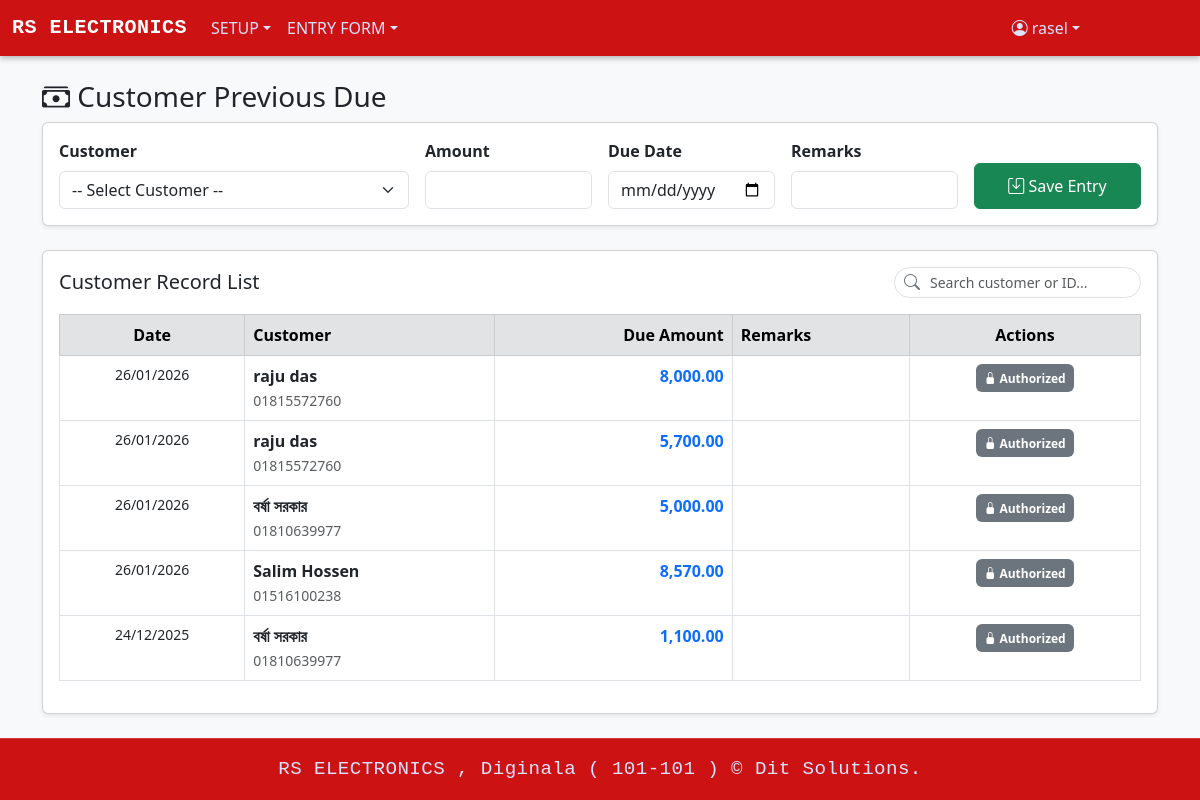
Page /previous_due.php (signed in) on the committed database.
### tables this page shows
CREATE TABLE `menu_info` (
  `MENU_ID` int(11) NOT NULL,
  `MENU_NAME` varchar(100) NOT NULL,
  `MENU_LINK` varchar(255) DEFAULT NULL,
  `PARENT_ID` int(11) DEFAULT NULL
);

CREATE TABLE `customer_previous_due` (
  `prev_due_id` varchar(50) NOT NULL,
  `customer_id` varchar(100) NOT NULL,
  `previous_due_amount` decimal(18,2) NOT NULL,
  `due_date` date DEFAULT NULL,
  `remarks` varchar(255) DEFAULT NULL,
  `entry_user` varchar(200) DEFAULT NULL,
  `entry_date` date DEFAULT NULL,
  `edit_user` varchar(200) DEFAULT NULL,
  `edit_date` datetime DEFAULT NULL,
  `delete_user` varchar(200) DEFAULT NULL,
  `delete_date` datetime DEFAULT NULL,
  `authorized_status` char(1) DEFAULT 'N',
  `authorized_user` varchar(100) DEFAULT NULL,
  `authorized_date` datetime DEFAULT NULL,
  `org_code` varchar(20) NOT NULL,
  `br_code` varchar(20) NOT NULL
);

CREATE TABLE `customer_info` (
  `customer_id` varchar(100) NOT NULL,
  `customer_name` varchar(200) DEFAULT NULL,
  `address` varchar(500) DEFAULT NULL,
  `customer_phone` varchar(15) DEFAULT NULL,
  `email` varchar(200) DEFAULT NULL,
  `reg_date` date DEFAULT NULL,
  `next_payment_date` date DEFAULT NULL,
  `gurantor_name` varchar(200) DEFAULT NULL,
  `gurantor_phone` varchar(15) DEFAULT NULL,
  `nid` varchar(50) DEFAULT NULL,
  `entry_date` datetime DEFAULT NULL,
  `entry_user` varchar(200) DEFAULT NULL,
  `edit_date` datetime DEFAULT NULL,
  `edit_user` varchar(200) DEFAULT NULL,
  `delete_user` varchar(200) DEFAULT NULL,
  `delete_date` datetime DEFAULT NULL,
  `delete_status` varchar(10) DEFAULT NULL,
  `org_code` varchar(20) NOT NULL,
  `br_code` varchar(20) NOT NULL
);

### previous_due.php (the view, shortened to what this page needs)
<?php
require 'db.php';
$user       = $_SESSION['user'] ?? null;
$brCode     = $user['br_code'] ?? '';
$orgCode    = $user['org_code'] ?? '';
$canInsert  = $user['can_insert'] ?? 0;
$canEdit    = $user['can_edit'] ?? 0;
$canDelete  = $user['can_delete'] ?? 0;
$canApprove = $user['can_approve'] ?? 0;
$prevDueList = $pdo->query("SELECT p.*, c.customer_name, c.customer_phone FROM customer_previous_due p JOIN customer_info c ON p.customer_id=c.customer_id WHERE p.br_code='$brCode' AND p.org_code='$orgCode' ORDER BY p.entry_date DESC")->fetchAll();
?>
<!DOCTYPE html>
<html lang="en">
<head>
    <link href="https://cdn.jsdelivr.net/npm/bootstrap@5.3.0/dist/css/bootstrap.min.css" rel="stylesheet">
    <link rel="stylesheet" href="https://cdn.jsdelivr.net/npm/bootstrap-icons@1.11.3/font/bootstrap-icons.min.css">
</head>
<body class="bg-light">
<?php include 'header.php'; ?>
<div class="container py-4">
    <h3><i class="bi bi-cash-stack"></i> Customer Previous Due</h3>
    <div class="card shadow-sm mb-4" id="form_card">
        <div class="card-body">
            <form method="post" id="mainForm">
                <div class="row g-3">
                    <div class="col-md-4">
                        <label class="form-label fw-bold">Customer</label>
                        <select name="customer_id" id="f_customer" class="form-select" required>
                            <option value="">-- Select Customer --</option>
                        </select>
                    </div>
                    <div class="col-md-2">
                        <label class="form-label fw-bold">Amount</label>
                        <input type="number" step="0.01" name="due_amount" id="f_amount" class="form-control" required>
                    </div>
                    <div class="col-md-2">
                        <label class="form-label fw-bold">Due Date</label>
                        <input type="date" name="due_date" id="f_date" class="form-control">
                    </div>
                    <div class="col-md-2">
                        <label class="form-label fw-bold">Remarks</label>
                        <input type="text" name="remarks" id="f_remarks" class="form-control">
                    </div>
                    <div class="col-md-2 d-grid" id="btn_container">
                        <?php if($canInsert): ?>
                            <button type="submit" class="btn btn-success mt-4"><i class="bi bi-save"></i> Save Entry</button>
                        <?php else: ?>
                            <small class="text-danger mt-4 text-center">No permission</small>
                        <?php endif; ?>
                    </div>
                </div>
            </form>
        </div>
    </div>
    <div class="card shadow-sm">
        <div class="card-body">
            <div class="d-flex justify-content-between align-items-center mb-3">
                <h5 class="mb-0">Customer Record List</h5>
                <div class="search-box">
                    <i class="bi bi-search"></i>
                    <input type="text" id="globalSearch" class="form-control form-control-sm" placeholder="Search customer or ID...">
                </div>
            </div>
            <div class="table-responsive">
                <table class="table table-bordered table-hover border-3">
                    <thead class="table-secondary">
                        <tr>
                            <th class="text-center">Date</th>
                            <th>Customer</th>
                            <th class="text-end">Due Amount</th>
                            <th>Remarks</th>
                            <th class="text-center">Actions</th>
                        </tr>
                    </thead>
                    <tbody id="tableBody">
                        <?php foreach($prevDueList as $d):
                            $isAuth = ($d['authorized_status'] == 'Y');
                        ?>
                        <tr class="<?= $isAuth ? 'bg-light' : '' ?>">
                            <td class="text-center small"><?= date('d/m/Y', strtotime($d['entry_date'])) ?></td>
                            <td>
                                <strong><?= htmlspecialchars($d['customer_name']) ?></strong><br>
                                <small class="text-muted"><?= $d['customer_phone'] ?></small>
                            </td>
                            <td class="text-end fw-bold text-primary"><?= number_format($d['previous_due_amount'], 2) ?></td>
                            <td><small><?= htmlspecialchars($d['remarks']) ?></small></td>
                            <td>
                                <div class="d-flex gap-1 justify-content-center">
                                    <?php if(!$isAuth): ?>
                                        <?php if($canEdit): ?>
                                            <button class="btn btn-primary btn-action" onclick="editRow('<?= $d['prev_due_id'] ?>', '<?= $d['customer_id'] ?>', '<?= $d['previous_due_amount'] ?>', '<?= $d['due_date'] ?>', '<?= addslashes($d['remarks']) ?>')">
                                                <i class="bi bi-pencil"></i> Edit
                                            </button>
                                        <?php endif; ?>
                                        <?php if($canApprove): ?>
                                            <button class="btn btn-success btn-action" onclick="runAction('approve_id', '<?= $d['prev_due_id'] ?>', 'Approve this record?')">
                                                <i class="bi bi-check-lg"></i> Approve
                                            </button>
                                        <?php endif; ?>
                                        <?php if($canDelete): ?>
                                            <button class="btn btn-danger btn-action" onclick="runAction('delete_id', '<?= $d['prev_due_id'] ?>', 'Delete this record?')">
                                                <i class="bi bi-trash"></i> Delete
                                            </button>
                                        <?php endif; ?>
                                    <?php else: ?>
                                        <span class="badge bg-secondary py-2"><i class="bi bi-lock-fill"></i> Authorized</span>
                                    <?php endif; ?>
                                </div>
                            </td>
                        </tr>
                        <?php endforeach; ?>
                    </tbody>
                </table>
            </div>
        </div>
    </div>
</div>
<?php include 'footer.php'; ?>
</body>
</html>

### header.php (shortened to what this page needs)
<?php
$loginUserTypeId = $_SESSION['user']['user_type_id'] ?? '';
$loginUserId     = $_SESSION['user']['user_id'] ?? '';
$sqlMenus = "SELECT m.MENU_ID, m.MENU_NAME, m.MENU_LINK, m.PARENT_ID
             FROM menu_info m
             INNER JOIN user_menu_view_permission ump
                 ON m.MENU_ID = ump.MENU_ID
             WHERE ump.USER_TYPE_ID = :user_type_id
               AND ump.CAN_VIEW = true
             ORDER BY m.MENU_ID";
$stmtMenus = $pdo->prepare($sqlMenus);
$stmtMenus->execute(['user_type_id' => $loginUserTypeId]);
$menus = $stmtMenus->fetchAll(PDO::FETCH_ASSOC);
$menuTree = [];
foreach ($menus as $menu) {
    $parentId = $menu['PARENT_ID'] ?: 0;
    $menuTree[$parentId][] = $menu;
}
?>
<!DOCTYPE html>
<html lang="en">
<head>
    <link href="https://cdn.jsdelivr.net/npm/bootstrap@5.3.0/dist/css/bootstrap.min.css" rel="stylesheet">
    <link href="https://cdn.jsdelivr.net/npm/bootstrap-icons@1.10.5/font/bootstrap-icons.css" rel="stylesheet">
</head>
<body>
<nav class="navbar navbar-expand-lg navbar-dark">
    <div class="container-fluid">
        <a class="navbar-brand" href="home.php">
            <?= htmlspecialchars($_SESSION['user']['org_name'] ?? 'Stock36') ?>
        </a>
        <div class="collapse navbar-collapse" id="navbarContent">
            <ul class="navbar-nav me-auto mb-2 mb-lg-0">
                <?php
                if (isset($menuTree[0])) {
                    foreach ($menuTree[0] as $menu) {
                        $menuId = $menu['MENU_ID'];
                        if (isset($menuTree[$menuId])) {
                            echo '<li class="nav-item dropdown">';
                            echo '<a class="nav-link dropdown-toggle" href="#" role="button" data-bs-toggle="dropdown">'
                                . htmlspecialchars($menu['MENU_NAME']) . '</a>';
                            echo '<ul class="dropdown-menu">';
                            echo '</ul></li>';
                        } else {
                            echo '<li class="nav-item">';
                            echo '<a class="nav-link" href="' . htmlspecialchars($menu['MENU_LINK']) . '">'
                                . htmlspecialchars($menu['MENU_NAME']) . '</a></li>';
                        }
                    }
                }
                ?>
            </ul>
<ul class="navbar-nav ms-auto" style="margin-right: 100px;">
    <li class="nav-item dropdown">
        <a class="nav-link dropdown-toggle d-flex align-items-center" href="#" role="button" data-bs-toggle="dropdown">
            <i class="bi bi-person-circle me-1"></i>
            <?= htmlspecialchars($loginUserId) ?>
        </a>
    </li>
</ul>
        </div>
    </div>
</nav>
</body>
</html>

### previous_due.php (style rules this page uses)
.search-box { position: relative; }
.search-box i { position: absolute; left: 10px; top: 50%; transform: translateY(-50%); color: #6c757d; }
.search-box input { padding-left: 35px; border-radius: 20px; }

### header.php (style rules this page uses)
.navbar { background: linear-gradient(90deg, rgb(204, 18, 18) 0%, rgb(204, 18, 18) 100%); box-shadow: 0 2px 6px rgba(0, 0, 0, 0.3); transition: background 0.3s ease; }
.navbar-brand { font-family: "SF Mono", "Roboto Mono", "Menlo", "Consolas", monospace; font-weight: 600; font-size: 1.3rem; color: #ffffff !important; letter-spacing: 0.5px; transition: all 0.3s ease; }
.navbar-nav .nav-link { color: #dbe4ff !important; transition: color 0.3s ease, transform 0.2s ease; }

### footer.php (style rules this page uses)
body { display: flex; flex-direction: column; min-height: 100vh; background-color: #f5f6fa; }

### rows in the picture
menu_info: MENU_NAME "SETUP"
menu_info: MENU_NAME "ENTRY FORM"
customer_previous_due: entry_date "26/01/2026", customer.customer_name "raju das", customer.customer_phone "01815572760", previous_due_amount "8,000.00", authorized_status "Y" (drawn)
customer_previous_due: entry_date "26/01/2026", customer.customer_name "raju das", customer.customer_phone "01815572760", previous_due_amount "5,700.00", authorized_status "Y" (drawn)
customer_previous_due: entry_date "26/01/2026", customer.customer_name "বর্ষা সরকার", customer.customer_phone "01810639977", previous_due_amount "5,000.00", authorized_status "Y" (drawn)
customer_previous_due: entry_date "26/01/2026", customer.customer_name "Salim Hossen", customer.customer_phone "01516100238", previous_due_amount "8,570.00", authorized_status "Y" (drawn)
customer_previous_due: entry_date "24/12/2025", customer.customer_name "বর্ষা সরকার", customer.customer_phone "01810639977", previous_due_amount "1,100.00", authorized_status "Y" (drawn)

### other values in the picture
$_SESSION['user']['org_name'] "RS ELECTRONICS"
$loginUserId "rasel"
$_SESSION['user']['branch_name'] "Diginala"
$_SESSION['user']['br_code'] "101-101"
